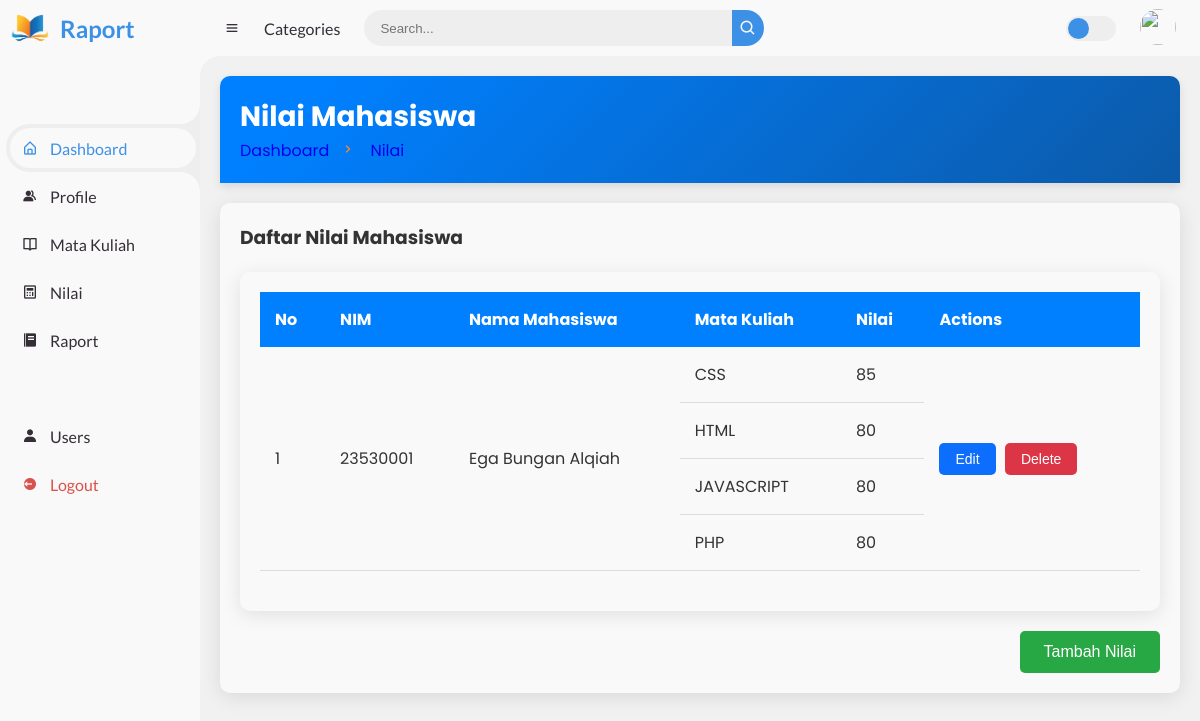
The app's page /index.php?page=nilai (signed in) with its own data.
### tables this page shows
CREATE TABLE `students` (
  `nim` int(20) NOT NULL,
  `nama` varchar(100) NOT NULL,
  `prodi` varchar(100) NOT NULL,
  `fakultas` varchar(100) NOT NULL,
  `status` varchar(50) NOT NULL,
  `semester` int(2) NOT NULL,
  `foto` varchar(255) DEFAULT NULL,
  `domisili` varchar(100) NOT NULL
);

### penilaian/nilai.php (the view, shortened to what this page needs)
<!DOCTYPE html>
<html lang="en">
<head>
  <link rel="stylesheet" href="tampilan/profile.css">
</head>
<body>
  <div class="head-title">
    <div class="left">
      <h1>Nilai Mahasiswa</h1>
      <ul class="breadcrumb">
        <li>
          <a href="#">Dashboard</a>
        </li>
        <li><i class='bx bx-chevron-right'></i></li>
        <li>
          <a class="active" href="#">Nilai</a>
        </li>
      </ul>
    </div>
  </div>
  <div class="table-data">
    <div class="profile">
      <div class="head">
        <h3>Daftar Nilai Mahasiswa</h3>
      </div>
      <div class="table-data">
        <table>
          <thead>
            <tr>
              <th>No</th>
              <th>NIM</th>
              <th>Nama Mahasiswa</th>
              <th>Mata Kuliah</th>
              <th>Nilai</th>
              <th>Actions</th>
            </tr>
          </thead>
          <tbody id="profile-body">
            <?php
            include 'database/db.php';
            $sql = "SELECT students.nim, students.nama, GROUP_CONCAT(matkul.id_matkul ORDER BY matkul.nama_matkul) AS matkul_ids,
                    GROUP_CONCAT(matkul.nama_matkul ORDER BY matkul.nama_matkul) AS matkul_list,
                    GROUP_CONCAT(nilai.nilai ORDER BY matkul.nama_matkul) AS nilai_list
                    FROM nilai
                    JOIN students ON nilai.nim = students.nim
                    JOIN matkul ON nilai.id_matkul = matkul.id_matkul
                    GROUP BY students.nim";
            $result = $conn->query($sql);
            if ($result->num_rows > 0) {
                $no = 1;
                while ($row = $result->fetch_assoc()) {
                    $matkulList = explode(',', $row['matkul_list']);
                    $nilaiList = explode(',', $row['nilai_list']);
                    echo "<tr>
                            <td rowspan='" . count($matkulList) . "'>" . $no++ . "</td>
                            <td rowspan='" . count($matkulList) . "'>" . htmlspecialchars($row['nim']) . "</td>
                            <td rowspan='" . count($matkulList) . "'>" . htmlspecialchars($row['nama']) . "</td>";
                    echo "<td>" . htmlspecialchars($matkulList[0]) . "</td>
                          <td>" . htmlspecialchars($nilaiList[0]) . "</td>";
                    echo "<td rowspan='" . count($matkulList) . "'>
                            <a href='?page=edit-nilai&nim=" . urlencode($row['nim']) . "'>
                                <button class='edit-btn'>Edit</button>
                            </a>
                            <a href='?page=delete-nilai&nim=" . urlencode($row['nim']) . "'>
                                <button class='delete-btn'>Delete</button>
                            </a>
                        </td>
                    </tr>";
                    for ($i = 1; $i < count($matkulList); $i++) {
                        echo "<tr>
                                <td>" . htmlspecialchars($matkulList[$i]) . "</td>
                                <td>" . htmlspecialchars($nilaiList[$i]) . "</td>
                              </tr>";
                    }
                }
            } else {
                echo "<tr><td colspan='6'>Tidak ada data nilai ditemukan.</td></tr>";
            }
            ?>
          </tbody>
        </table>
      </div>
      <div class="buttons">
        <a href="?page=add-nilai"><button class="add-profile-btn">Tambah Nilai</button></a>
      </div>
    </div>
  </div>
</body>
</html>

### tampilan/style.css (style rules this page uses)
* { margin: 0; padding: 0; box-sizing: border-box; }
a { text-decoration: none; }
li { list-style: none; }
:root { --poppins: 'Poppins', sans-serif; --lato: 'Lato', sans-serif; --light: #F9F9F9; --blue: #3C91E6; --light-blue: #CFE8FF; --grey: #eee; --dark-grey: #AAAAAA; --dark: #342E37; --red: #DB504A; --yellow: #FFCE26; --light-yellow: #FFF2C6; --orange: #FD7238; --light-orange: #FFE0D3; }
html { overflow-x: hidden; }
body { background: var(--grey); overflow-x: hidden; }

### tampilan/profile.css (style rules this page uses)
body { font-family: 'Poppins', sans-serif; background-color: #f1f1f1; margin: 0; padding: 0; color: #333; }
.head-title { padding: 20px; background: linear-gradient(135deg, #0080ff 10%, #0c5aa8 100%); color: white; border-radius: 10px 10px 0 0; display: flex; justify-content: space-between; align-items: center; box-shadow: 0 4px 10px rgba(0, 0, 0, 0.1); }
.head-title h1 { margin: 0; font-size: 28px; font-weight: bold; }
.breadcrumb { list-style: none; padding: 0; margin: 0; display: flex; align-items: center; color: white; }
.breadcrumb li { margin-right: 10px; color: #fd8a26; }
.breadcrumb li i { margin-right: 5px; }
.table-data { padding: 20px; background-color: #F9F9F9; margin: 20px 0; border-radius: 10px; box-shadow: 0 4px 20px rgba(0, 0, 0, 0.1); width: 100%; box-sizing: border-box; overflow-x: auto; }
table { width: 100%; border-collapse: collapse; margin-bottom: 20px; text-align: left; }
thead { background-color: #0080ff; color: white; }
thead th { padding: 15px; text-align: left; }
tbody td { padding: 15px; border-bottom: 1px solid #ddd; }
td button { border: none; padding: 8px 16px; border-radius: 5px; cursor: pointer; font-size: 14px; margin-right: 5px; white-space: nowrap; }
td .edit-btn { background-color: #0d6efd; color: white; }
td .delete-btn { background-color: #dc3545; color: white; }
.buttons { display: flex; justify-content: flex-end; gap: 10px; margin-top: 20px; }
.buttons button { color: white; border: none; padding: 12px 24px; font-size: 16px; border-radius: 5px; cursor: pointer; transition: background-color 0.3s ease; }
.buttons .add-profile-btn { background-color: #28a745; }

### records on screen
students: nim "23530001", nama "Ega Bungan Alqiah", matkulList "CSS", nilaiList "85", i "HTML", i "80", i "JAVASCRIPT", i "PHP"
